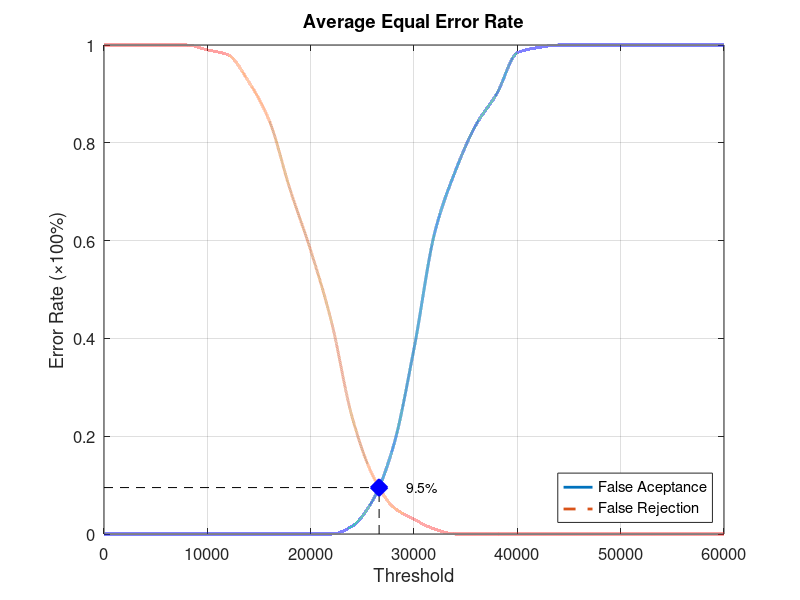
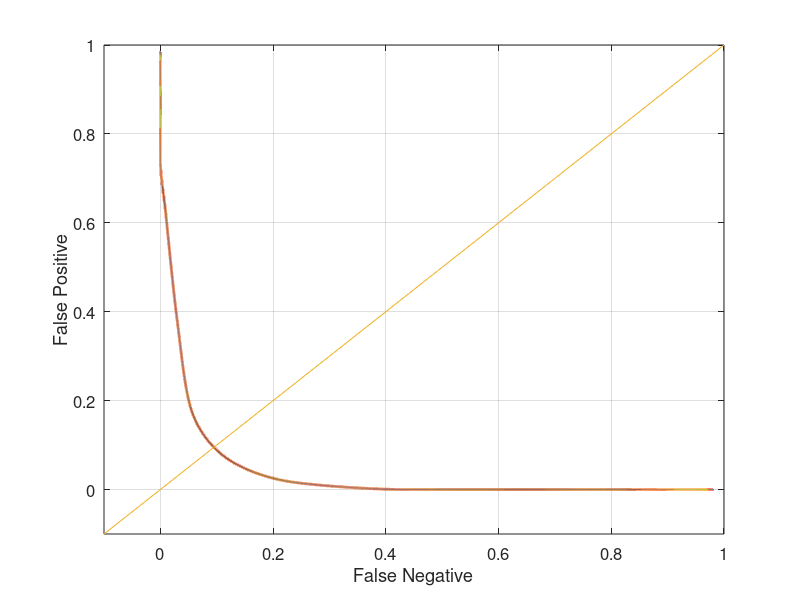

Write the MATLAB code that produced these figures, in order.
function yEER = Database1_3
close all;
clear;
clc;
x = 0:2000:60000;
xq = 0:0.5:60000;

y0 = [0 0 0 0 0 0 0 0 0 0 0 0 0.0157895 0.0684211 0.178947 0.378947 0.615789 0.742105 0.836842 0.9 0.984211 0.994737 1 1 1 1 1 1 1 1 1];
yy0 = interp1(x, y0, xq, 'pchip');
y1 = [1 1 1 1 1 0.99 0.98 0.925 0.845 0.705 0.58 0.435 0.24 0.12 0.055 0.03 0.01 0 0 0 0 0 0 0 0 0 0 0 0 0 0];
yy1 = interp1(x, y1, xq, 'pchip');

% Calculating EER: 
y2 = abs(y0 - y1);
find(y2 == min(y2))
yy2 = abs(yy0 - yy1);
xEER = find(yy2 == min(yy2));
xEERIndex = xq(xEER) % X-axis EER
yEER = yy0(xEER) % Y-axis EER

main = figure
plot(xq, yy0,'-','LineWidth', 2);	hold on
plot(xq, yy1,'--','LineWidth', 2);	hold on
plot([xEERIndex xEERIndex], [0 yEER], 'k--');	hold on
plot([0 xEERIndex], [yEER yEER], 'k--');	hold on
plot(xEERIndex, yEER, 'bx', 'LineWidth', 10);	hold on
text(xEERIndex + 10 * xEERIndex / 100, yEER, [num2str(round((10000 * yEER)) / 100) '%'])
legend('False Aceptance', 'False Rejection', 'Location', 'SouthEast')
xlabel('Threshold')
ylabel('Error Rate (\times100%)')
title('Average Equal Error Rate')
set(gca, 'FontSize', 12)
axis([0 60000 0 1])
grid on

print(main, 'Database1_3Main', '-dpng');
FNRxFPR = figure('Color', [1 1 1]);
plot(yy1, yy0, '-', yy1, yy0, 'LineWidth', 2);
hold on
y = -0.1:0.1:1
plot(y, y); 
set(gca, 'FontSize', 12)
xlabel('False Negative')
ylabel('False Positive')
axis([-0.1 1 -0.1 1])
set(gca, 'FontSize', 12)
grid on

print(FNRxFPR, 'Database1_3FNRxFPR','-dpng');
end
